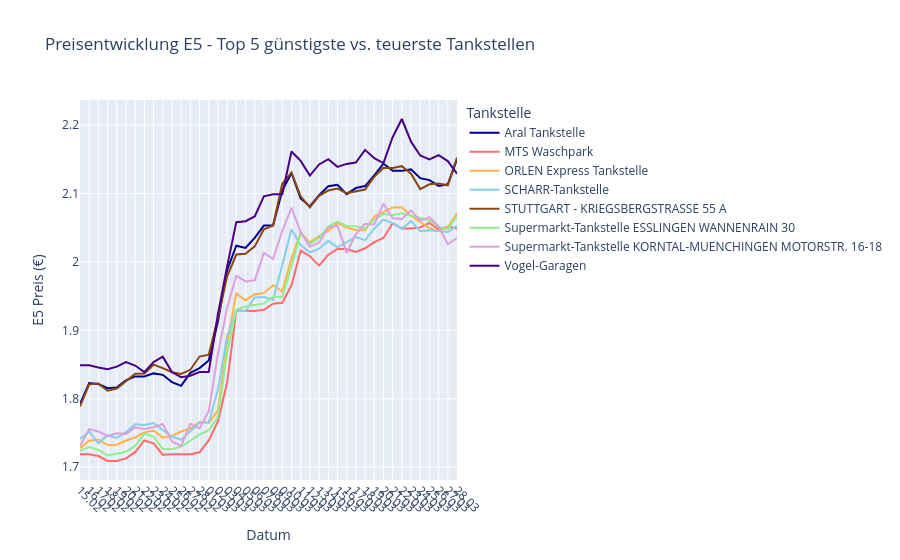

The code cell stored with this chart in its notebook:
### Code cell
# Top 5 günstigste und teuerste Tankstellen
top5_cheap = df_avg_station.head(5)['Name'].tolist()
top5_expensive = df_avg_station.tail(5)['Name'].tolist()
selected = top5_cheap + top5_expensive

# Preisentwicklung dieser 10 Tankstellen filtern
df_selected = df_joined[df_joined['name'].isin(selected)]
df_selected_daily = df_selected.groupby(['retrieval_date', 'name', 'brand'])['e5'].mean().reset_index()

# Kategorie hinzufügen
df_selected_daily['kategorie'] = df_selected_daily['name'].apply(
    lambda x: 'günstigste 5' if x in top5_cheap else 'teuerste 5'
)

# Farben
color_map = {
    top5_expensive[0]: '#8B0000',
    top5_expensive[1]: '#006400',
    top5_expensive[2]: '#00008B',
    top5_expensive[3]: '#8B4513',
    top5_expensive[4]: '#4B0082',
    top5_cheap[0]: '#FF6B6B',
    top5_cheap[1]: '#90EE90',
    top5_cheap[2]: '#87CEEB',
    top5_cheap[3]: '#FFB347',
    top5_cheap[4]: '#DDA0DD',
}

fig_trend = px.line(
    df_selected_daily,
    x='retrieval_date',
    y='e5',
    color='name',
    title='Preisentwicklung E5 - Top 5 günstigste vs. teuerste Tankstellen',
    labels={
        'retrieval_date': 'Datum',
        'e5': 'E5 Preis (€)',
        'name': 'Tankstelle'
    },
    color_discrete_map=color_map
)

fig_trend.update_xaxes(
    dtick="D1",
    tickformat="%d.%m",
    tickangle=45
)

fig_trend.show()

### Figure 1 — Plotly figure (JSON) as saved in the notebook; plotly's stock layout.template omitted (floating-point values rounded to 4 significant figures)
{"data": [{"hovertemplate": "Tankstelle=Aral Tankstelle<br>Datum=%{x}<br>E5 Preis (€)=%{y}<extra></extra>", "legendgroup": "Aral Tankstelle", "line": {"color": "#00008B", "dash": "solid"}, "marker": {"symbol": "circle"}, "mode": "lines", "name": "Aral Tankstelle", "orientation": "v", "showlegend": true, "type": "scatter", "x": ["2026-02-15", "2026-02-16", "2026-02-17", "2026-02-18", "2026-02-19", "2026-02-20", "2026-02-21", "2026-02-22", "2026-02-23", "2026-02-24", "2026-02-25", "2026-02-26", "2026-02-27", "2026-02-28", "2026-03-01", "2026-03-02", "2026-03-03", "2026-03-04", "2026-03-05", "2026-03-06", "2026-03-07", "2026-03-08", "2026-03-09", "2026-03-10", "2026-03-11", "2026-03-12", "2026-03-13", "2026-03-14", "2026-03-15", "2026-03-16", "2026-03-17", "2026-03-18", "2026-03-19", "2026-03-20", "2026-03-21", "2026-03-22", "2026-03-23", "2026-03-24", "2026-03-25", "2026-03-26", "2026-03-27", "2026-03-28"], "xaxis": "x", "y": [1.792, 1.823, 1.822, 1.815, 1.817, 1.827, 1.833, 1.833, 1.837, 1.835, 1.824, 1.819, 1.838, 1.845, 1.856, 1.913, 1.988, 2.024, 2.02, 2.035, 2.053, 2.054, 2.104, 2.13, 2.093, 2.081, 2.098, 2.111, 2.113, 2.099, 2.108, 2.111, 2.126, 2.144, 2.133, 2.133, 2.135, 2.122, 2.12, 2.111, 2.113, 2.15], "yaxis": "y"}, {"hovertemplate": "Tankstelle=MTS Waschpark<br>Datum=%{x}<br>E5 Preis (€)=%{y}<extra></extra>", "legendgroup": "MTS Waschpark", "line": {"color": "#FF6B6B", "dash": "solid"}, "marker": {"symbol": "circle"}, "mode": "lines", "name": "MTS Waschpark", "orientation": "v", "showlegend": true, "type": "scatter", "x": ["2026-02-15", "2026-02-16", "2026-02-17", "2026-02-18", "2026-02-19", "2026-02-20", "2026-02-21", "2026-02-22", "2026-02-23", "2026-02-24", "2026-02-25", "2026-02-26", "2026-02-27", "2026-02-28", "2026-03-01", "2026-03-02", "2026-03-03", "2026-03-04", "2026-03-05", "2026-03-06", "2026-03-07", "2026-03-08", "2026-03-09", "2026-03-10", "2026-03-11", "2026-03-12", "2026-03-13", "2026-03-14", "2026-03-15", "2026-03-16", "2026-03-17", "2026-03-18", "2026-03-19", "2026-03-20", "2026-03-21", "2026-03-22", "2026-03-23", "2026-03-24", "2026-03-25", "2026-03-26", "2026-03-27", "2026-03-28"], "xaxis": "x", "y": [1.719, 1.719, 1.716, 1.709, 1.709, 1.713, 1.722, 1.739, 1.735, 1.718, 1.719, 1.719, 1.719, 1.722, 1.739, 1.767, 1.823, 1.929, 1.929, 1.928, 1.93, 1.939, 1.94, 1.966, 2.017, 2.008, 1.995, 2.01, 2.019, 2.019, 2.015, 2.02, 2.029, 2.035, 2.056, 2.049, 2.049, 2.05, 2.057, 2.048, 2.052, 2.049], "yaxis": "y"}, {"hovertemplate": "Tankstelle=ORLEN Express Tankstelle<br>Datum=%{x}<br>E5 Preis (€)=%{y}<extra></extra>", "legendgroup": "ORLEN Express Tankstelle", "line": {"color": "#FFB347", "dash": "solid"}, "marker": {"symbol": "circle"}, "mode": "lines", "name": "ORLEN Express Tankstelle", "orientation": "v", "showlegend": true, "type": "scatter", "x": ["2026-02-15", "2026-02-16", "2026-02-17", "2026-02-18", "2026-02-19", "2026-02-20", "2026-02-21", "2026-02-22", "2026-02-23", "2026-02-24", "2026-02-25", "2026-02-26", "2026-02-27", "2026-02-28", "2026-03-01", "2026-03-02", "2026-03-03", "2026-03-04", "2026-03-05", "2026-03-06", "2026-03-07", "2026-03-08", "2026-03-09", "2026-03-10", "2026-03-11", "2026-03-12", "2026-03-13", "2026-03-14", "2026-03-15", "2026-03-16", "2026-03-17", "2026-03-18", "2026-03-19", "2026-03-20", "2026-03-21", "2026-03-22", "2026-03-23", "2026-03-24", "2026-03-25", "2026-03-26", "2026-03-27", "2026-03-28"], "xaxis": "x", "y": [1.728, 1.739, 1.74, 1.733, 1.733, 1.739, 1.743, 1.751, 1.754, 1.743, 1.746, 1.752, 1.756, 1.766, 1.765, 1.783, 1.881, 1.954, 1.944, 1.953, 1.954, 1.966, 1.957, 2.005, 2.043, 2.029, 2.038, 2.045, 2.057, 2.05, 2.047, 2.046, 2.066, 2.073, 2.08, 2.08, 2.068, 2.058, 2.049, 2.045, 2.051, 2.071], "yaxis": "y"}, {"hovertemplate": "Tankstelle=SCHARR-Tankstelle<br>Datum=%{x}<br>E5 Preis (€)=%{y}<extra></extra>", "legendgroup": "SCHARR-Tankstelle", "line": {"color": "#87CEEB", "dash": "solid"}, "marker": {"symbol": "circle"}, "mode": "lines", "name": "SCHARR-Tankstelle", "orientation": "v", "showlegend": true, "type": "scatter", "x": ["2026-02-15", "2026-02-16", "2026-02-17", "2026-02-18", "2026-02-19", "2026-02-20", "2026-02-21", "2026-02-22", "2026-02-23", "2026-02-24", "2026-02-25", "2026-02-26", "2026-02-27", "2026-02-28", "2026-03-01", "2026-03-02", "2026-03-03", "2026-03-04", "2026-03-05", "2026-03-06", "2026-03-07", "2026-03-08", "2026-03-09", "2026-03-10", "2026-03-11", "2026-03-12", "2026-03-13", "2026-03-14", "2026-03-15", "2026-03-16", "2026-03-17", "2026-03-18", "2026-03-19", "2026-03-20", "2026-03-21", "2026-03-22", "2026-03-23", "2026-03-24", "2026-03-25", "2026-03-26", "2026-03-27", "2026-03-28"], "xaxis": "x", "y": [1.741, 1.752, 1.735, 1.747, 1.743, 1.751, 1.763, 1.762, 1.764, 1.755, 1.745, 1.74, 1.753, 1.765, 1.765, 1.813, 1.891, 1.928, 1.928, 1.948, 1.949, 1.944, 1.995, 2.048, 2.025, 2.014, 2.019, 2.031, 2.021, 2.029, 2.037, 2.031, 2.049, 2.062, 2.057, 2.049, 2.06, 2.045, 2.046, 2.045, 2.044, 2.053], "yaxis": "y"}, {"hovertemplate": "Tankstelle=STUTTGART - KRIEGSBERGSTRASSE 55 A<br>Datum=%{x}<br>E5 Preis (€)=%{y}<extra></extra>", "legendgroup": "STUTTGART - KRIEGSBERGSTRASSE 55 A", "line": {"color": "#8B4513", "dash": "solid"}, "marker": {"symbol": "circle"}, "mode": "lines", "name": "STUTTGART - KRIEGSBERGSTRASSE 55 A", "orientation": "v", "showlegend": true, "type": "scatter", "x": ["2026-02-15", "2026-02-16", "2026-02-17", "2026-02-18", "2026-02-19", "2026-02-20", "2026-02-21", "2026-02-22", "2026-02-23", "2026-02-24", "2026-02-25", "2026-02-26", "2026-02-27", "2026-02-28", "2026-03-01", "2026-03-02", "2026-03-03", "2026-03-04", "2026-03-05", "2026-03-06", "2026-03-07", "2026-03-08", "2026-03-09", "2026-03-10", "2026-03-11", "2026-03-12", "2026-03-13", "2026-03-14", "2026-03-15", "2026-03-16", "2026-03-17", "2026-03-18", "2026-03-19", "2026-03-20", "2026-03-21", "2026-03-22", "2026-03-23", "2026-03-24", "2026-03-25", "2026-03-26", "2026-03-27", "2026-03-28"], "xaxis": "x", "y": [1.789, 1.821, 1.822, 1.812, 1.815, 1.826, 1.837, 1.837, 1.85, 1.845, 1.839, 1.836, 1.842, 1.862, 1.864, 1.918, 1.979, 2.011, 2.012, 2.023, 2.048, 2.053, 2.114, 2.131, 2.096, 2.08, 2.097, 2.104, 2.107, 2.101, 2.104, 2.106, 2.125, 2.138, 2.137, 2.14, 2.129, 2.107, 2.114, 2.115, 2.112, 2.153], "yaxis": "y"}, {"hovertemplate": "Tankstelle=Supermarkt-Tankstelle ESSLINGEN WANNENRAIN 30<br>Datum=%{x}<br>E5 Preis (€)=%{y}<extra></extra>", "legendgroup": "Supermarkt-Tankstelle ESSLINGEN WANNENRAIN 30", "line": {"color": "#90EE90", "dash": "solid"}, "marker": {"symbol": "circle"}, "mode": "lines", "name": "Supermarkt-Tankstelle ESSLINGEN WANNENRAIN 30", "orientation": "v", "showlegend": true, "type": "scatter", "x": ["2026-02-15", "2026-02-16", "2026-02-17", "2026-02-18", "2026-02-19", "2026-02-20", "2026-02-21", "2026-02-22", "2026-02-23", "2026-02-24", "2026-02-25", "2026-02-26", "2026-02-27", "2026-02-28", "2026-03-01", "2026-03-02", "2026-03-03", "2026-03-04", "2026-03-05", "2026-03-06", "2026-03-07", "2026-03-08", "2026-03-09", "2026-03-10", "2026-03-11", "2026-03-12", "2026-03-13", "2026-03-14", "2026-03-15", "2026-03-16", "2026-03-17", "2026-03-18", "2026-03-19", "2026-03-20", "2026-03-21", "2026-03-22", "2026-03-23", "2026-03-24", "2026-03-25", "2026-03-26", "2026-03-27", "2026-03-28"], "xaxis": "x", "y": [1.724, 1.729, 1.725, 1.717, 1.72, 1.723, 1.731, 1.749, 1.745, 1.727, 1.726, 1.73, 1.739, 1.748, 1.754, 1.773, 1.868, 1.93, 1.935, 1.937, 1.939, 1.949, 1.949, 1.994, 2.042, 2.026, 2.035, 2.052, 2.059, 2.053, 2.052, 2.049, 2.062, 2.07, 2.069, 2.071, 2.068, 2.063, 2.061, 2.051, 2.048, 2.066], "yaxis": "y"}, {"hovertemplate": "Tankstelle=Supermarkt-Tankstelle KORNTAL-MUENCHINGEN MOTORSTR. 16-18<br>Datum=%{x}<br>E5 Preis (€)=%{y}<extra></extra>", "legendgroup": "Supermarkt-Tankstelle KORNTAL-MUENCHINGEN MOTORSTR. 16-18", "line": {"color": "#DDA0DD", "dash": "solid"}, "marker": {"symbol": "circle"}, "mode": "lines", "name": "Supermarkt-Tankstelle KORNTAL-MUENCHINGEN MOTORSTR. 16-18", "orientation": "v", "showlegend": true, "type": "scatter", "x": ["2026-02-15", "2026-02-16", "2026-02-17", "2026-02-18", "2026-02-19", "2026-02-20", "2026-02-21", "2026-02-22", "2026-02-23", "2026-02-24", "2026-02-25", "2026-02-26", "2026-02-27", "2026-02-28", "2026-03-01", "2026-03-02", "2026-03-03", "2026-03-04", "2026-03-05", "2026-03-06", "2026-03-07", "2026-03-08", "2026-03-09", "2026-03-10", "2026-03-11", "2026-03-12", "2026-03-13", "2026-03-14", "2026-03-15", "2026-03-16", "2026-03-17", "2026-03-18", "2026-03-19", "2026-03-20", "2026-03-21", "2026-03-22", "2026-03-23", "2026-03-24", "2026-03-25", "2026-03-26", "2026-03-27", "2026-03-28"], "xaxis": "x", "y": [1.731, 1.756, 1.752, 1.746, 1.749, 1.749, 1.758, 1.756, 1.758, 1.763, 1.738, 1.731, 1.764, 1.757, 1.782, 1.865, 1.933, 1.98, 1.972, 1.973, 2.013, 2.004, 2.045, 2.079, 2.044, 2.022, 2.028, 2.051, 2.053, 2.013, 2.041, 2.056, 2.055, 2.085, 2.064, 2.063, 2.075, 2.06, 2.065, 2.052, 2.026, 2.035], "yaxis": "y"}, {"hovertemplate": "Tankstelle=Vogel-Garagen<br>Datum=%{x}<br>E5 Preis (€)=%{y}<extra></extra>", "legendgroup": "Vogel-Garagen", "line": {"color": "#4B0082", "dash": "solid"}, "marker": {"symbol": "circle"}, "mode": "lines", "name": "Vogel-Garagen", "orientation": "v", "showlegend": true, "type": "scatter", "x": ["2026-02-15", "2026-02-16", "2026-02-17", "2026-02-18", "2026-02-19", "2026-02-20", "2026-02-21", "2026-02-22", "2026-02-23", "2026-02-24", "2026-02-25", "2026-02-26", "2026-02-27", "2026-02-28", "2026-03-01", "2026-03-02", "2026-03-03", "2026-03-04", "2026-03-05", "2026-03-06", "2026-03-07", "2026-03-08", "2026-03-09", "2026-03-10", "2026-03-11", "2026-03-12", "2026-03-13", "2026-03-14", "2026-03-15", "2026-03-16", "2026-03-17", "2026-03-18", "2026-03-19", "2026-03-20", "2026-03-21", "2026-03-22", "2026-03-23", "2026-03-24", "2026-03-25", "2026-03-26", "2026-03-27", "2026-03-28"], "xaxis": "x", "y": [1.849, 1.849, 1.846, 1.843, 1.847, 1.854, 1.849, 1.839, 1.854, 1.862, 1.839, 1.831, 1.834, 1.839, 1.839, 1.924, 1.994, 2.058, 2.06, 2.067, 2.096, 2.099, 2.099, 2.162, 2.148, 2.126, 2.143, 2.15, 2.139, 2.143, 2.145, 2.164, 2.152, 2.144, 2.182, 2.209, 2.176, 2.156, 2.15, 2.156, 2.148, 2.129], "yaxis": "y"}], "layout": {"legend": {"title": {"text": "Tankstelle"}, "tracegroupgap": 0}, "title": {"text": "Preisentwicklung E5 - Top 5 günstigste vs. teuerste Tankstellen"}, "xaxis": {"anchor": "y", "domain": [0, 1], "dtick": "D1", "tickangle": 45, "tickformat": "%d.%m", "title": {"text": "Datum"}}, "yaxis": {"anchor": "x", "domain": [0, 1], "title": {"text": "E5 Preis (€)"}}}}
